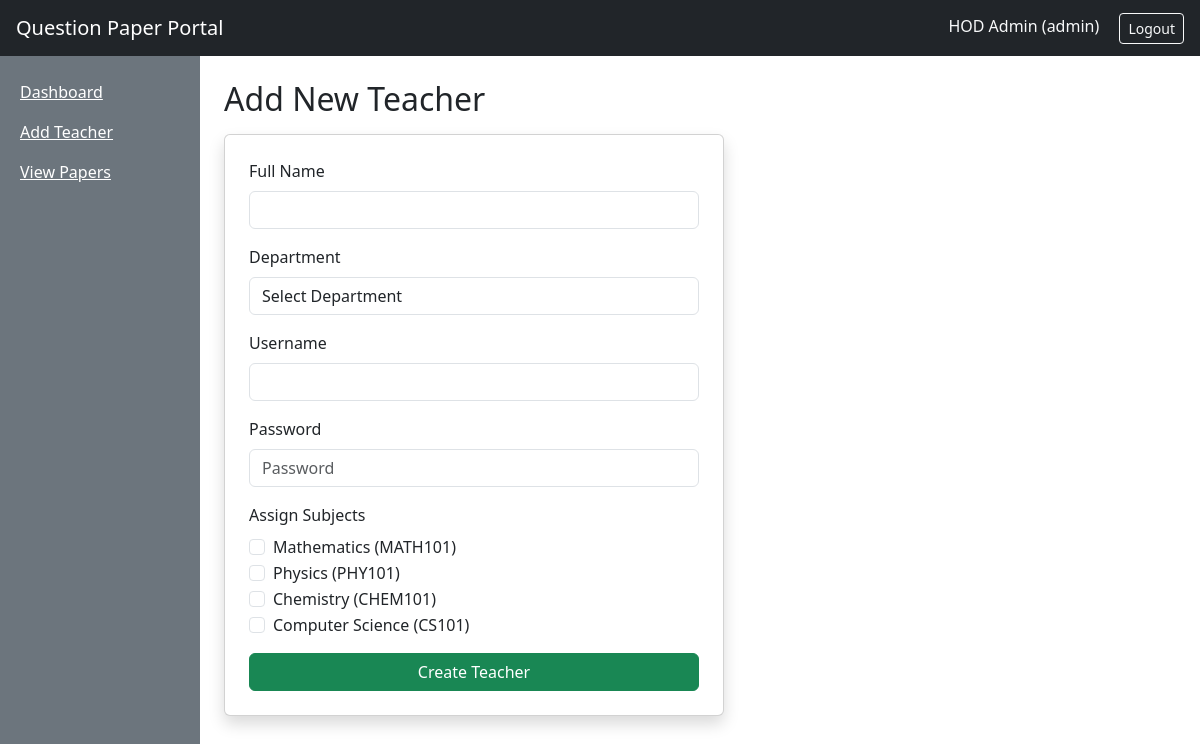
Before: /admin/create-teacher (signed in) with the older database file.
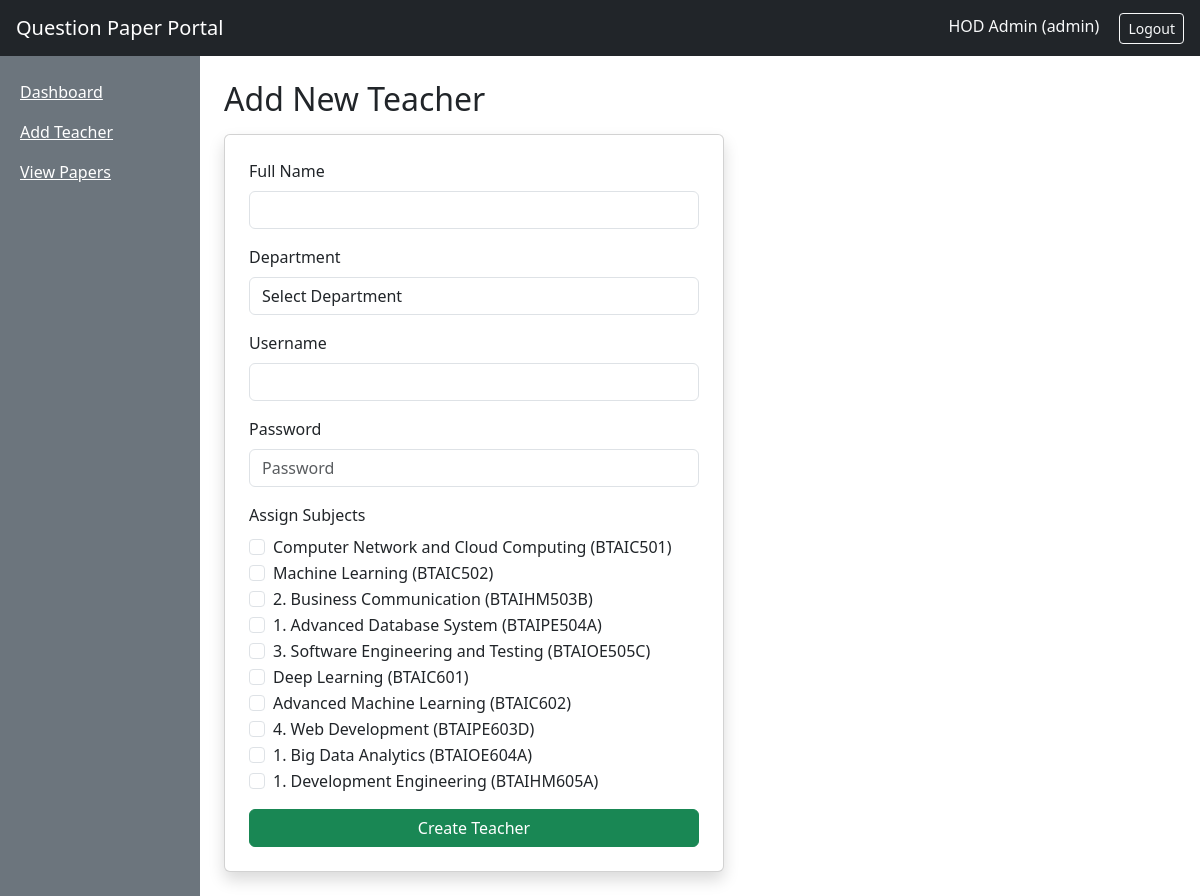
After: the same page with the newer database file.
### models.py (models this page shows)
class Subject(db.Model):
    __tablename__ = 'subjects'
    id = db.Column(db.Integer, primary_key=True)
    name = db.Column(db.String(100), nullable=False)
    code = db.Column(db.String(20), nullable=False)
    questions = db.relationship('Question', backref='subject', lazy=True)
    papers = db.relationship('Paper', backref='subject', lazy=True)

### routes/admin.py (the view, shortened to what this page needs)
@admin_bp.route('/create-teacher', methods=['GET', 'POST'])
@admin_required
def create_teacher():
    subjects = Subject.query.all()
    return render_template('admin/create_teacher.html', subjects=subjects)

### routes/auth.py (called while the page is built)
def admin_required(f):
    @wraps(f)
    def decorated(*args, **kwargs):
        if 'user_id' not in session:
            return redirect(url_for('auth.login'))
        if session.get('role') != 'admin':
            flash('Admin access only.')
            return redirect(url_for('auth.login'))
        return f(*args, **kwargs)
    return decorated

### templates/admin/create_teacher.html (shortened to what this page needs)
{% extends 'base.html' %}
{% block content %}
<h2>{{ 'Edit Teacher' if teacher else 'Add New Teacher' }}</h2>
<div class="card shadow mt-3" style="max-width:500px">
  <div class="card-body p-4">
    <form method="POST">
      <div class="mb-3">
        <label class="form-label">Full Name</label>
        <input type="text" name="full_name" class="form-control" value="{{ teacher.full_name if teacher else '' }}" required>
      </div>
      <div class="mb-3">
        <label class="form-label">Department</label>
        <select name="department" class="form-control" required>
          <option value="" disabled {{ 'selected' if not teacher or not teacher.department }}>Select Department</option>
        </select>
      </div>
      <div class="mb-3">
        <label class="form-label">Username</label>
        <input type="text" name="username" class="form-control" value="{{ teacher.username if teacher else '' }}" {{ 'disabled' if teacher else 'required' }}>
      </div>
      <div class="mb-3">
        <label class="form-label">Password</label>
        <input type="password" name="password" class="form-control" {% if not teacher %}required{% endif %} placeholder="{{ 'Leave blank to keep current' if teacher else 'Password' }}">
      </div>
      <div class="mb-3">
        <label class="form-label">Assign Subjects</label>
        {% for subject in subjects %}
        <div class="form-check">
          <input class="form-check-input" type="checkbox" name="subjects" value="{{ subject.id }}"
                 {% if teacher and subject in teacher.subjects %}checked{% endif %}>
          <label class="form-check-label">{{ subject.name }} ({{ subject.code }})</label>
        </div>
        {% endfor %}
      </div>
      <button type="submit" class="btn btn-{{ 'warning' if teacher else 'success' }} w-100">{{ 'Update Record' if teacher else 'Create Teacher' }}</button>
    </form>
  </div>
</div>
{% endblock %}

### templates/base.html (shortened to what this page needs)
<!DOCTYPE html>
<html lang="en">
<head>
    <link href="https://cdn.jsdelivr.net/npm/bootstrap@5.3.0/dist/css/bootstrap.min.css" rel="stylesheet">
</head>
<body>
<nav class="navbar navbar-dark bg-dark px-3 d-flex justify-content-between">
    <span class="navbar-brand">Question Paper Portal</span>
    {% if session.user_id %}
    <div>
        <span class="text-light me-3">{{ session.full_name }} ({{ session.role }})</span>
        <a href="{{ url_for('auth.logout') }}" class="btn btn-sm btn-outline-light">Logout</a>
    </div>
    {% endif %}
</nav>
<div class="container-fluid">
  <div class="row">
    {% if session.user_id %}
    <div class="col-md-2 bg-secondary min-vh-100 pt-3">
      {% if session.role == 'admin' %}
        <a href="{{ url_for('admin.dashboard') }}" class="d-block text-white p-2">Dashboard</a>
        <a href="{{ url_for('admin.create_teacher') }}" class="d-block text-white p-2">Add Teacher</a>
        <a href="{{ url_for('admin.view_papers') }}" class="d-block text-white p-2">View Papers</a>
      {% else %}
        <a href="{{ url_for('teacher.dashboard') }}" class="d-block text-white p-2">Dashboard</a>
        <a href="{{ url_for('teacher.question_bank') }}" class="d-block text-white p-2">Question Bank</a>
        <a href="{{ url_for('teacher.dashboard') }}" class="d-block text-white p-2">New Paper</a>
      {% endif %}
    </div>
    <div class="col-md-10 p-4">
    {% else %}
    <div class="col-12 p-4">
    {% endif %}
        {% block content %}{% endblock %}
    </div>
  </div>
</div>
</body>
</html>

Changed rows visible on the page:
removed Subject: name "Mathematics", code "MATH101"
removed Subject: name "Physics", code "PHY101"
removed Subject: name "Chemistry", code "CHEM101"
removed Subject: name "Computer Science", code "CS101"
added Subject: name "Computer Network and Cloud Computing", code "BTAIC501"
added Subject: name "Machine Learning", code "BTAIC502"
added Subject: name "2. Business Communication", code "BTAIHM503B"
added Subject: name "1. Advanced Database System", code "BTAIPE504A"
added Subject: name "3. Software Engineering and Testing", code "BTAIOE505C"
added Subject: name "Deep Learning", code "BTAIC601"
added Subject: name "Advanced Machine Learning", code "BTAIC602"
added Subject: name "4. Web Development", code "BTAIPE603D"
added Subject: name "1. Big Data Analytics", code "BTAIOE604A"
added Subject: name "1. Development Engineering", code "BTAIHM605A"
